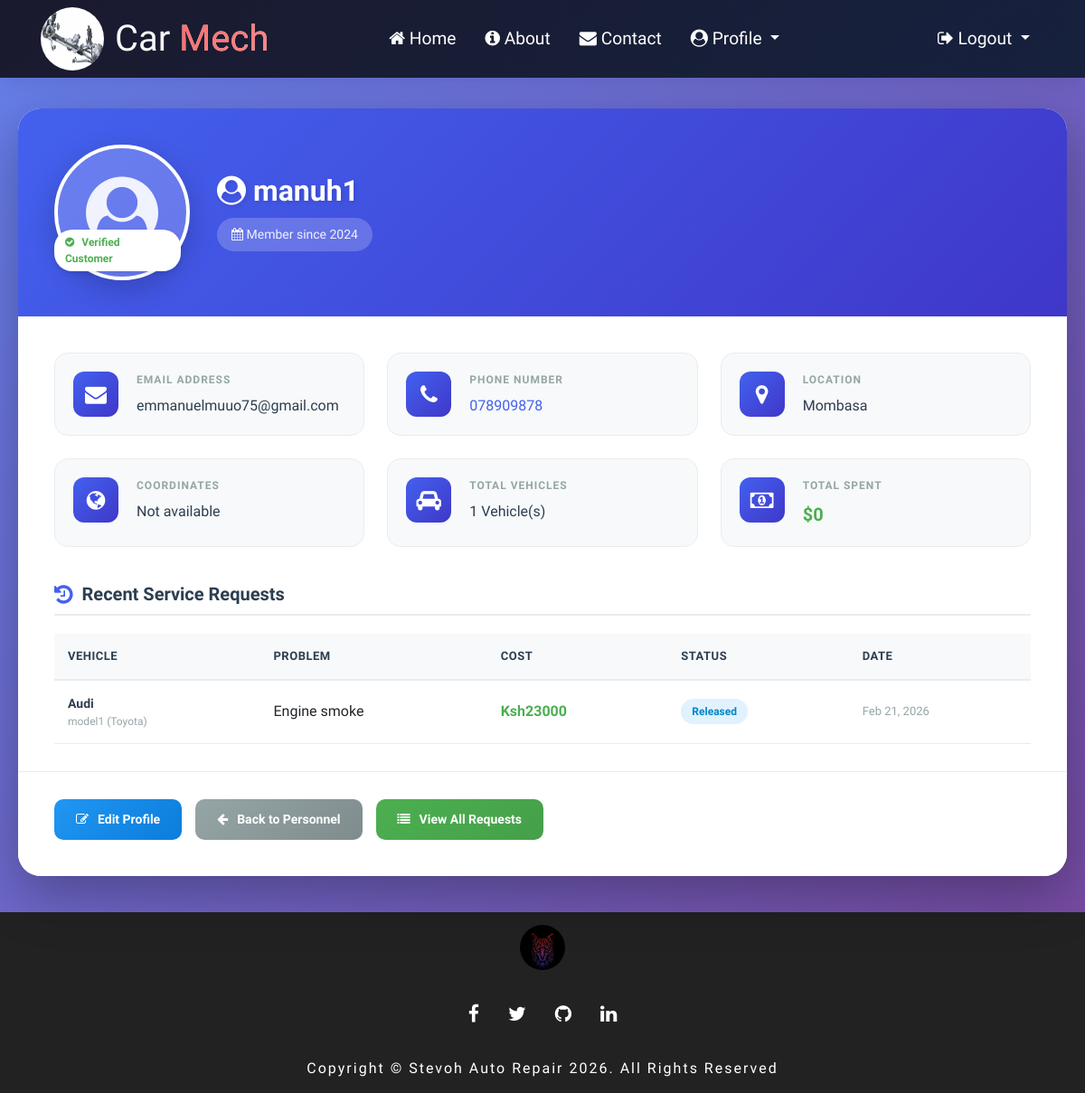
Page /single_customer/4/ on the earlier database version.
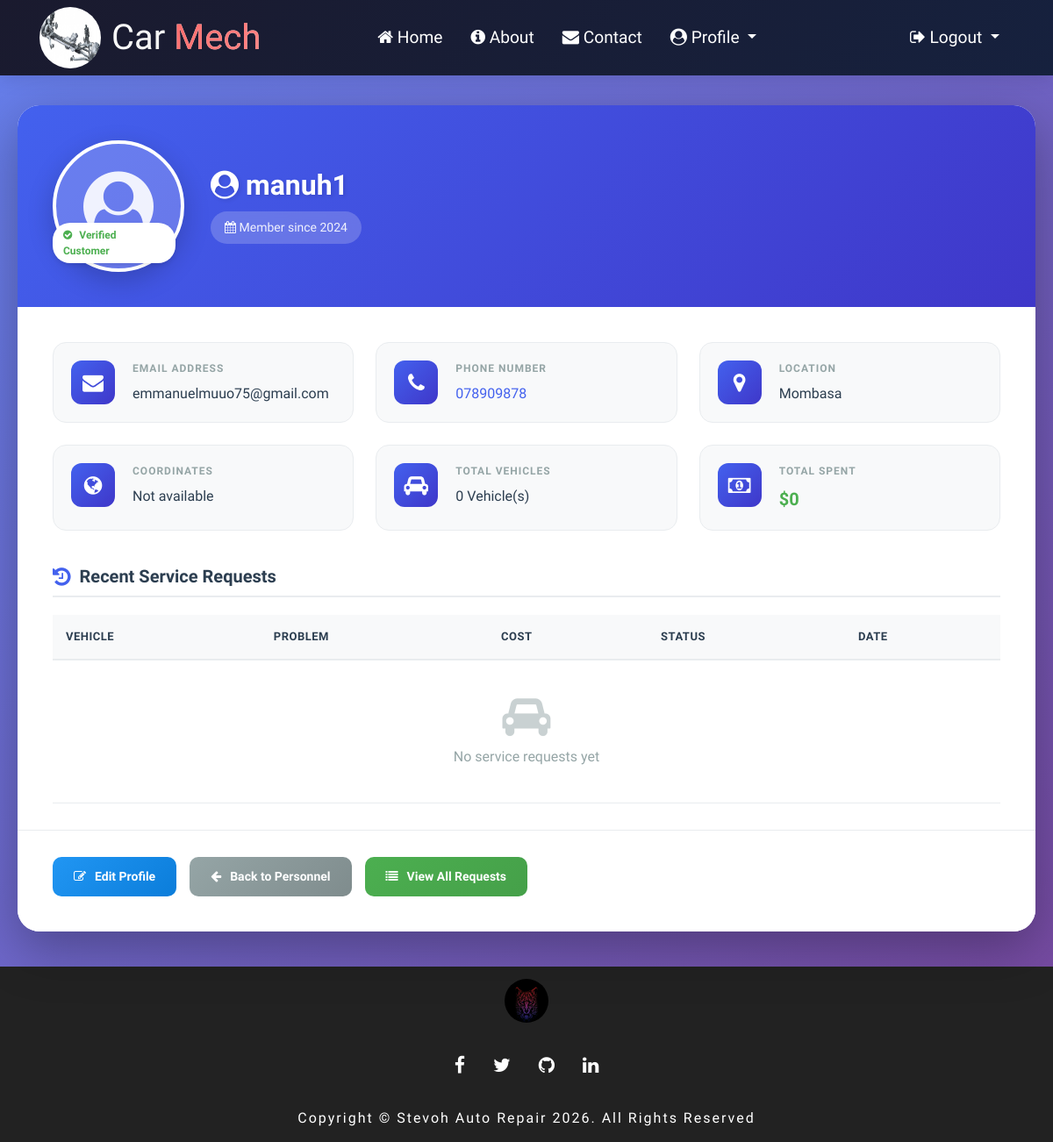
Same page on the later database version.
### vehicle/models.py (models this page shows, shortened)
class Customer(models.Model):
    username = models.CharField(max_length=100)
    password = models.CharField(max_length=100)
    email = models.CharField(max_length=200)
    image = models.ImageField(upload_to="images/", blank=True, null=True)
    location = models.CharField(max_length=255)
    phone = models.CharField(max_length=100, null=False)
    latitude = models.DecimalField(max_digits=9, decimal_places=6, null=True, blank=True)
    longitude = models.DecimalField(max_digits=9, decimal_places=6, null=True, blank=True)
    class Meta:
        verbose_name_plural = "Customer"
    def get_absolute_url(self):
        return reverse('single_customer', kwargs={"id": self.id})

class Request(models.Model):
    type = [
        ('two wheeler with gear', 'two wheeler with gear'),
        ('two wheeler without gear', 'two wheeler without gear'),
        ('three wheeler', 'three wheeler'),
        ('four wheeler', 'four wheeler')
    ]
    category = models.CharField(max_length=100, choices=type)
    vehicle_no = models.CharField(max_length=100,   null=False)
    vehicle_name = models.CharField(max_length=100, null=False)
    vehicle_model = models.CharField(max_length=100, null=False)
    vehicle_brand = models.CharField(max_length=100, null=False)
    problem_description = models.CharField(max_length=1000, null=False)
    date = models.DateField(auto_now=True)
    cost = models.PositiveIntegerField(null=True)
    customer = models.ForeignKey('Customer', on_delete=models.CASCADE, null=True)
    mechanic = models.ForeignKey('Mechanic', on_delete=models.CASCADE, null=True)
    final = [
        ('Pending', 'Pending'),
        ('Approved', 'Approved'),
        ('Repairing', 'Repairing'),
        ('Repairing Done', 'Repairing Done'),
        ('Released', 'Released')
    ]
    status = models.CharField(max_length=100, choices=final, default='Pending', null=True)
    def __str__(self):
        return f"{self.vehicle_no} - {self.vehicle_name} - {self.vehicle_brand}"
    class Meta:
        ordering = ('-date',)
        verbose_name_plural = "Request"

### vehicle/views.py (the view)
# urls.py: path("single_customer/<int:id>/", views.get_single_customer, name='single_customer'),
def get_single_customer(request, id):
    customer = Customer.objects.get(id=id)
    context = {
        "customer": customer,
    }
    return render(request, "admin/single_customer.html", context)

### templates/admin/single_customer.html (shortened to what the changed rows need)
{% extends "others/base3.html" %}
{% load static %}
{% block name %}
<div class="single-customer-container">
    <div class="customer-profile-card">
        <div class="profile-header">
            <div class="profile-header-info">
                <h1 class="customer-name">
                    <i class="fa fa-user-circle"></i> {{ customer.username }}
                </h1>
                <p class="customer-since">
                    <i class="fa fa-calendar"></i> Member since {{ customer.date_joined|default:"2024" }}
                </p>
            </div>
        </div>
        <div class="profile-details">
            <div class="details-grid">
                <div class="detail-card">
                    <div class="detail-content">
                        <label>Email Address</label>
                        <p>{{ customer.email }}</p>
                    </div>
                </div>
                <div class="detail-card">
                    <div class="detail-content">
                        <p><a href="tel:{{ customer.phone }}">{{ customer.phone }}</a></p>
                    </div>
                </div>
                <div class="detail-card">
                    <div class="detail-content">
                        <label>Location</label>
                        <p>{{ customer.location }}</p>
                    </div>
                </div>
                <div class="detail-card">
                    <div class="detail-content">
                        <label>Total Vehicles</label>
                        <p>{{ customer.request_set.count }} Vehicle(s)</p>
                    </div>
                </div>
            </div>
        </div>
        <div class="recent-requests-section">
            <div class="table-responsive">
                <table class="requests-table">
                    <thead>
                        <tr>
                            <th>Vehicle</th>
                            <th>Problem</th>
                            <th>Cost</th>
                            <th>Status</th>
                            <th>Date</th>
                        </thead>
                        <tbody>
                            {% for request in customer.request_set.all|slice:":5" %}
                            <tr>
                                <td>
                                    <div class="vehicle-info">
                                        <strong>{{ request.vehicle_name }}</strong>
                                        <span class="vehicle-model">{{ request.vehicle_model }} ({{ request.vehicle_brand }})</span>
                                    </div>
                                </td>
                                <td>{{ request.problem_description|truncatechars:50 }}</td>
                                <td class="cost-cell">Ksh{{ request.cost }}</td>
                                <td>
                                    <span class="status-badge status-{{ request.status|lower|cut:' ' }}">
                                        {{ request.status }}
                                    </span>
                                </td>
                                <td class="date-cell">{{ request.date|date:"M d, Y" }}</td>
                            </tr>
                            {% empty %}
                            <tr>
                                <td colspan="5" class="empty-requests">
                                    <i class="fa fa-car"></i>
                                    <p>No service requests yet</p>
                                </td>
                            </tr>
                            {% endfor %}
                        </tbody>
                    </table>
                </div>
            </div>
    </div>
</div>
{% endblock %}

Differences in the rows shown:
removed Request: vehicle_name "Audi", vehicle_model "model1", vehicle_brand "Toyota", problem_description "Engine smoke", cost "23000", status "Released", date "Feb 21, 2026"
computed for Customer "manuh1": request_set.count "1" → "0"
Other differences:
text now shown: "No service requests yet"
